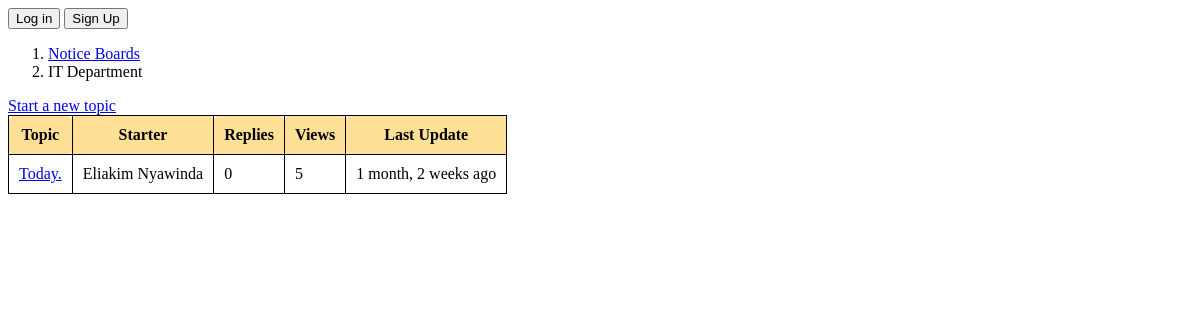
The page /boards/9/ on the database its author committed.
### boards/models.py (models this page shows, shortened)
class Board(models.Model):
    name = models.CharField(max_length=30, unique=True)
    description = models.CharField(max_length=100)

class Topic(models.Model):
    subject = models.CharField(max_length=255)
    last_updated = models.DateTimeField(auto_now_add=True)
    board = models.ForeignKey(Board, related_name='topics', on_delete=models.CASCADE)
    starter = models.ForeignKey(User, related_name='topics', on_delete=models.CASCADE)
    views = models.PositiveIntegerField(default=0)

### boards/views.py (the view)
# urls.py: re_path(r'^boards/(?P<pk>\d+)/$', views.TopicListView.as_view(), name='board_topics'),
class TopicListView(ListView):
    model = Topic
    context_object_name = 'topics'
    template_name = 'topics.html'
    paginate_by = 20
    def get_context_data(self, **kwargs):
        kwargs['board'] = self.board
        return super().get_context_data(**kwargs)
    def get_queryset(self):
        self.board = get_object_or_404(Board, pk=self.kwargs.get('pk'))
        queryset = self.board.topics.order_by('-last_updated').annotate(replies=Count('posts') - 1)
        return queryset

### templates/topics.html (shortened to what this page needs)
{% extends 'base.html' %}
{% load humanize %}
{% block breadcrumb %}
 <li><a href="{% url 'home' %}">Notice Boards</a></li>
  <li>{{ board.name }}</li>
{% endblock %}
{% block content %}
  <div>
    <a href="{% url 'new_topic' board.pk %}" class="auth2">Start a new topic</a>
  </div>
  <div>
    <table >
      <thead>
        <tr>
          <th>Topic</th>
          <th>Starter</th>
          <th>Replies</th>
          <th>Views</th>
          <th>Last Update</th>
        </tr>
      </thead>
      <tbody>
        {% for topic in topics %}
          <tr>
            <td><a href="{% url 'topic_posts' board.pk topic.pk %}">{{ topic.subject }}</a></td>
            <td>{{ topic.starter.first_name }} {{ topic.starter.last_name }}</td>
            <td>{{ topic.replies }}</td>
            <td>{{ topic.views }}</td>
            <td>{{ topic.last_updated|naturaltime }}</td>
          </tr>
        {% endfor %}
      </tbody>
    </table>
  </div>
{% endblock %}

### static/css/index.css (style rules this page uses)
table, th, td { border: 1px solid black; border-collapse: collapse; border-radius: 5px; }
th, td { padding: 10px; }
th { background-color: #FDDF95; }

### rows shown on the page
Board: name "IT Department"
Topic: subject "Today.", starter.first_name "Eliakim", starter.last_name "Nyawinda", replies "0", views "5", last_updated "1 month, 2 weeks ago"
